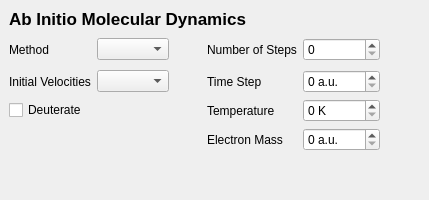
             <widget class="QWidget" name="OptionsAbInitioMD" >
              <layout class="QVBoxLayout" >
               <property name="margin" >
                <number>9</number>
               </property>
               <property name="spacing" >
                <number>6</number>
               </property>
               <item>
                <widget class="QLabel" name="label_19" >
                 <property name="text" >
                  <string>&lt;html>&lt;head>&lt;meta name="qrichtext" content="1" />&lt;/head>&lt;body style=" white-space: pre-wrap; font-family:Lucida Grande; font-size:13pt; font-weight:400; font-style:normal; text-decoration:none;">&lt;p style=" margin-top:0px; margin-bottom:0px; margin-left:0px; margin-right:0px; -qt-block-indent:0; text-indent:0px;">&lt;span style=" font-weight:600;">Ab Initio Molecular Dynamics&lt;/span>&lt;/p>&lt;/body>&lt;/html></string>
                 </property>
                </widget>
               </item>
               <item>
                <layout class="QGridLayout" >
                 <property name="margin" >
                  <number>0</number>
                 </property>
                 <property name="spacing" >
                  <number>6</number>
                 </property>
                 <item row="2" column="0" >
                  <widget class="QCheckBox" name="deuterate" >
                   <property name="text" >
                    <string>Deuterate</string>
                   </property>
                  </widget>
                 </item>
                 <item row="1" column="1" >
                  <widget class="QComboBox" name="aimd_initial_velocities" />
                 </item>
                 <item row="0" column="5" >
                  <spacer>
                   <property name="orientation" >
                    <enum>Qt::Horizontal</enum>
                   </property>
                   <property name="sizeHint" >
                    <size>
                     <width>40</width>
                     <height>20</height>
                    </size>
                   </property>
                  </spacer>
                 </item>
                 <item row="0" column="4" >
                  <widget class="QSpinBox" name="aimd_steps" />
                 </item>
                 <item row="1" column="4" >
                  <widget class="QSpinBox" name="aimd_time_step" >
                   <property name="suffix" >
                    <string> a.u.</string>
                   </property>
                  </widget>
                 </item>
                 <item row="3" column="3" >
                  <widget class="QLabel" name="label_82" >
                   <property name="text" >
                    <string>Electron Mass</string>
                   </property>
                  </widget>
                 </item>
                 <item row="1" column="3" >
                  <widget class="QLabel" name="label_61" >
                   <property name="text" >
                    <string>Time Step</string>
                   </property>
                  </widget>
                 </item>
                 <item row="3" column="4" >
                  <widget class="QSpinBox" name="aimd_fictitious_mass" >
                   <property name="suffix" >
                    <string> a.u.</string>
                   </property>
                   <property name="maximum" >
                    <number>9999</number>
                   </property>
                  </widget>
                 </item>
                 <item row="1" column="0" >
                  <widget class="QLabel" name="label_83" >
                   <property name="text" >
                    <string>Initial Velocities</string>
                   </property>
                  </widget>
                 </item>
                 <item row="0" column="1" >
                  <widget class="QComboBox" name="aimd_method" />
                 </item>
                 <item row="2" column="4" >
                  <widget class="QSpinBox" name="aimd_temperature" >
                   <property name="suffix" >
                    <string> K</string>
                   </property>
                   <property name="maximum" >
                    <number>9999</number>
                   </property>
                  </widget>
                 </item>
                 <item row="0" column="2" >
                  <spacer>
                   <property name="orientation" >
                    <enum>Qt::Horizontal</enum>
                   </property>
                   <property name="sizeType" >
                    <enum>QSizePolicy::Fixed</enum>
                   </property>
                   <property name="sizeHint" >
                    <size>
                     <width>32</width>
                     <height>29</height>
                    </size>
                   </property>
                  </spacer>
                 </item>
                 <item row="0" column="0" >
                  <widget class="QLabel" name="label_84" >
                   <property name="text" >
                    <string>Method</string>
                   </property>
                  </widget>
                 </item>
                 <item row="0" column="3" >
                  <widget class="QLabel" name="label_86" >
                   <property name="text" >
                    <string>Number of Steps</string>
                   </property>
                  </widget>
                 </item>
                 <item row="2" column="3" >
                  <widget class="QLabel" name="label_87" >
                   <property name="text" >
                    <string>Temperature</string>
                   </property>
                  </widget>
                 </item>
                </layout>
               </item>
               <item>
                <spacer>
                 <property name="orientation" >
                  <enum>Qt::Vertical</enum>
                 </property>
                 <property name="sizeHint" >
                  <size>
                   <width>20</width>
                   <height>40</height>
                  </size>
                 </property>
                </spacer>
               </item>
              </layout>
             </widget>
